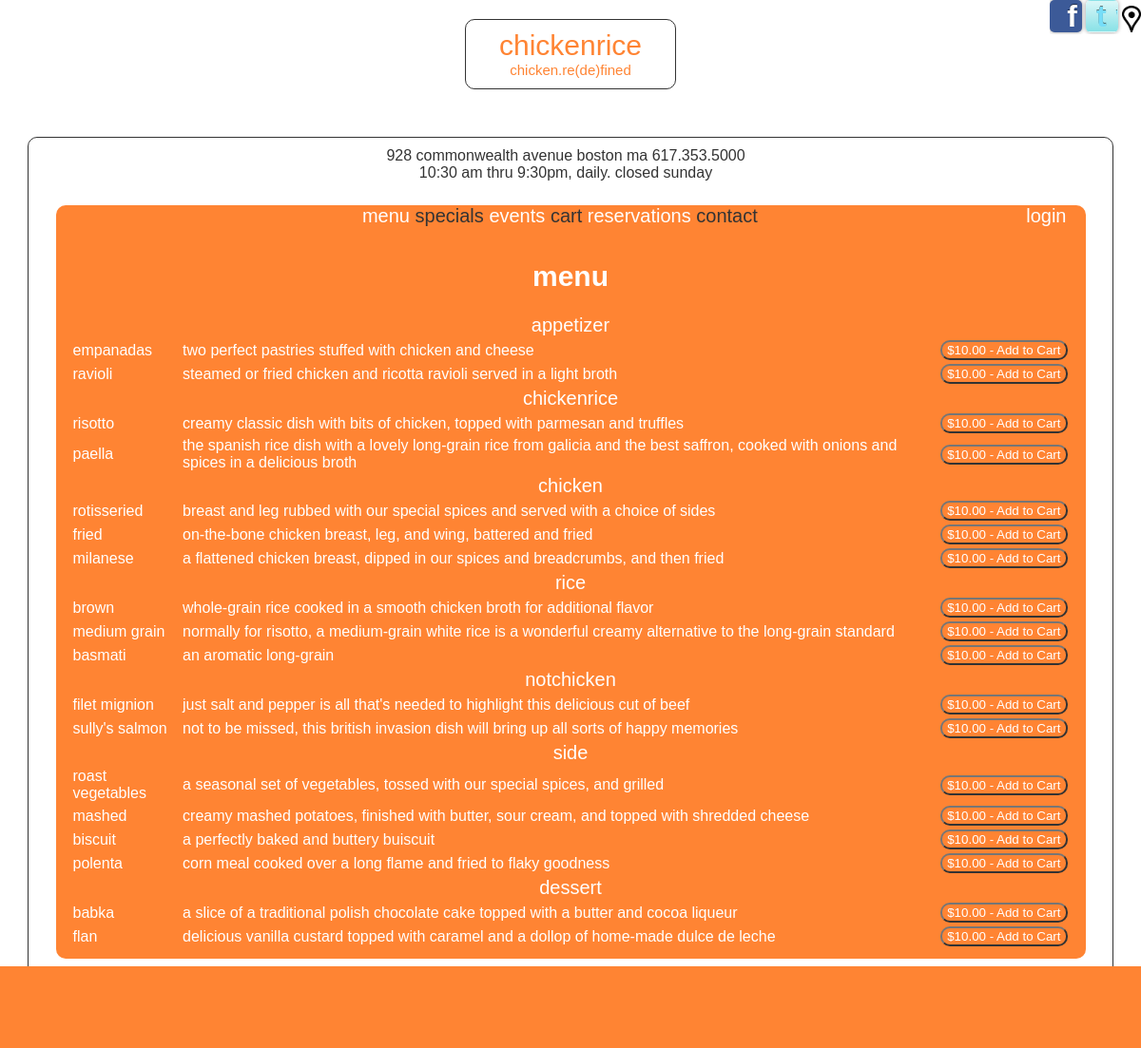
Page /menu/index.php on the committed database.
### tables this page shows
CREATE TABLE IF NOT EXISTS `menu` (
  `id` int(10) NOT NULL AUTO_INCREMENT,
  `menuType` int(10) NOT NULL,
  `foodItem` int(10) NOT NULL,
  `price` int(5) NOT NULL,
  `cost` int(5) NOT NULL,
  `specialDay` varchar(1) NULL,
  PRIMARY KEY (`id`),
  KEY `menuType` (`menuType`),
  KEY `foodItem` (`foodItem`)
);

CREATE TABLE IF NOT EXISTS `menutype` (
  `id` int(10) NOT NULL AUTO_INCREMENT,
  `name` varchar(25) NOT NULL,
  PRIMARY KEY (`id`)
);

CREATE TABLE IF NOT EXISTS `food` (
  `id` int(10) NOT NULL AUTO_INCREMENT,
  `name` varchar(25) NOT NULL,
  `description` varchar(255) NOT NULL,
  `isVegetarian` varchar(1) NOT NULL DEFAULT 'N',
  `imageName` varchar(255) NULL,
  PRIMARY KEY (`id`)
);

### model/database.php (called while the page is built, shortened)
<?php
class Database {
    private static $dsn = 'mysql:host=localhost;dbname=chickenrice';
    private static $username = 'chickenrice';
    private static $password = 'password';
    private static $db;
    public static function getDB () {
        if (!isset(self::$db)) {
            try {
                self::$db = new PDO(self::$dsn,
                                     self::$username,
                                     self::$password);
            } catch (PDOException $e) {
                $error_message = $e->getMessage();
                include('../errors/database_error.php');
                exit();
            }
        }
        return self::$db;
    }
}
?>

### model/menu.php (called while the page is built, shortened)
<?php
class Menu{
	private $menuId;
	private $menuType;
	private $foodName;
	private $description;
	private $price;
	public function getMenuId(){
		return $this->menuId;
	}
	public function getMenuType(){
		return $this->menuType;
	}
	public function getFoodName(){
		return $this->foodName;
	}
	public function getDescription(){
		return $this->description;
	}
	public function getPrice(){
		return $this->price;
	}
	public static function getMenu($db) {
		$sql="SELECT
				m.id as menuId,
				t.name as menuType,
				f.name as foodName,
				f.description as description,
				f.isVegetarian as vegetarian,
				m.price as price,
				m.specialDay as specialday,
				f.imageName as image
				FROM `menu` m JOIN `menutype` t ON m.menuType=t.id
									JOIN `food` f ON m.foodItem=f.id
				WHERE m.specialDay =''";
		$statement= $db->prepare($sql);
		$statement->execute();
		$rows = $statement->fetchAll();
		$menu = array();
		foreach ($rows as $row) {
			$d = new Menu($db);
			$d->init($row);
			array_push($menu,$d);
		}
		return $menu;
	}
	private function init($row){
		$this->menuId = $row['menuId'];
		$this->menuType = $row['menuType'];
		$this->foodName = $row['foodName'];
		$this->description = $row['description'];
		$this->price = $row['price'];
	}
}
?>

### menu/menu.php (the view, shortened to what this page needs)
<?php
include('../include/header.php');
include('../include/body.php');
?>
<h1>menu</h1>
<table>
	<?php
	$previousType='';
	foreach($menu as $menuItem){
		if($previousType!=$menuItem->getMenuType()){
			$previousType=$menuItem->getMenuType();
			echo "<tr class=\"menuheader\"><td colspan=\"3\">$previousType</td></tr>";
		}
		$foodName=$menuItem->getFoodName();
		$desc=$menuItem->getDescription();
		$price=number_format($menuItem->getPrice(),2);
		$menuId=$menuItem->getMenuId();
		echo "<tr><td class=\"menuitem\"><a href=\"index.php?action=itemdetail&menuid=$menuId\">$foodName</a></td>";
		echo "<td class=\"menudesc\">$desc</td>";
		echo "<td><form name=\"addtocart\" method=\"POST\" action=\"../controller/addtocart.php\"><input type=\"submit\" value=\"\$$price - Add to Cart\">";
		echo "  </form></td></tr>";
	}
	?>
</table>
<?php include('../include/footer.php'); ?>

### css/styles.css (style rules this page uses)
* { font-family: Arial, sans-serif; color: #FFFFFF; }
a { text-decoration: none; }
html { height: 100%; }
body { background-color: #000000; margin: 0; height: 100%; min-height: 100%; padding-bottom: 18px; scrollbar-base-color: #FF6600; scrollbar-arrow-color: #FF6600; scrollbar-DarkShadow-Color: #FF6600; background: url("img/bg/bg-01.jpg") no-repeat fixed center center; filter: progid:DXImageTransform.Microsoft.AlphaImageLoader(src="img/bg/bg-01.jpg", sizingMethod="scale" ); -webkit-background-size: cover; -moz-background-size: cover; -o-background-size: cover; background-size: cover; scrollbar-arrow-color: #FF6600; scrollbar-DarkShadow-Color: #FF6600; }
h1 { font-size: 30px; }
h1,h2,h3 { clear: both; text-align: center; }
input { background-color: #FF6600; color: #FFFFFF; padding-left: 5px; }
table { margin-left: auto; margin-right: auto; }
select,input,#innerframe,#outerframe,#logo,textarea { -webkit-border-radius: 10px; -moz-border-radius: 10px; -khtml-border-radius: 10px; border-radius: 10px; }
.menuheader { text-align: center; font-size: 20px; margin-bottom: 20px; margin-top: 20px; }

### rows in the picture
menu: menuType.name "appetizer", foodItem.name "empanadas", foodItem.description "two perfect pastries stuffed with chicken and cheese", price "$10.00 - Add to Cart"
menu: foodItem.name "ravioli", foodItem.description "steamed or fried chicken and ricotta ravioli served in a light broth", price "$10.00 - Add to Cart"
menu: menuType.name "chickenrice", foodItem.name "risotto", foodItem.description "creamy classic dish with bits of chicken, topped with parmesan and truffles", price "$10.00 - Add to Cart"
menu: foodItem.name "paella", foodItem.description "the spanish rice dish with a lovely long-grain rice from galicia and the best saffron, cooked with onions and spices in a delicious broth", price "$10.00 - Add to Cart"
menu: menuType.name "chicken", foodItem.name "rotisseried", foodItem.description "breast and leg rubbed with our special spices and served with a choice of sides", price "$10.00 - Add to Cart"
menu: foodItem.name "fried", foodItem.description "on-the-bone chicken breast, leg, and wing, battered and fried", price "$10.00 - Add to Cart"
menu: foodItem.name "milanese", foodItem.description "a flattened chicken breast, dipped in our spices and breadcrumbs, and then fried", price "$10.00 - Add to Cart"
menu: menuType.name "rice", foodItem.name "brown", foodItem.description "whole-grain rice cooked in a smooth chicken broth for additional flavor", price "$10.00 - Add to Cart"
menu: foodItem.name "medium grain", foodItem.description "normally for risotto, a medium-grain white rice is a wonderful creamy alternative to the long-grain standard", price "$10.00 - Add to Cart"
menu: foodItem.name "basmati", foodItem.description "an aromatic long-grain", price "$10.00 - Add to Cart"
menu: menuType.name "notchicken", foodItem.name "filet mignion", foodItem.description "just salt and pepper is all that's needed to highlight this delicious cut of beef", price "$10.00 - Add to Cart"
menu: foodItem.name "sully's salmon", foodItem.description "not to be missed, this british invasion dish will bring up all sorts of happy memories", price "$10.00 - Add to Cart"
menu: menuType.name "side", foodItem.name "roast vegetables", foodItem.description "a seasonal set of vegetables, tossed with our special spices, and grilled", price "$10.00 - Add to Cart"
menu: foodItem.name "mashed", foodItem.description "creamy mashed potatoes, finished with butter, sour cream, and topped with shredded cheese", price "$10.00 - Add to Cart"
menu: foodItem.name "biscuit", foodItem.description "a perfectly baked and buttery buiscuit", price "$10.00 - Add to Cart"
menu: foodItem.name "polenta", foodItem.description "corn meal cooked over a long flame and fried to flaky goodness", price "$10.00 - Add to Cart"
menu: menuType.name "dessert", foodItem.name "babka", foodItem.description "a slice of a traditional polish chocolate cake topped with a butter and cocoa liqueur", price "$10.00 - Add to Cart"
menu: foodItem.name "flan", foodItem.description "delicious vanilla custard topped with caramel and a dollop of home-made dulce de leche", price "$10.00 - Add to Cart"
